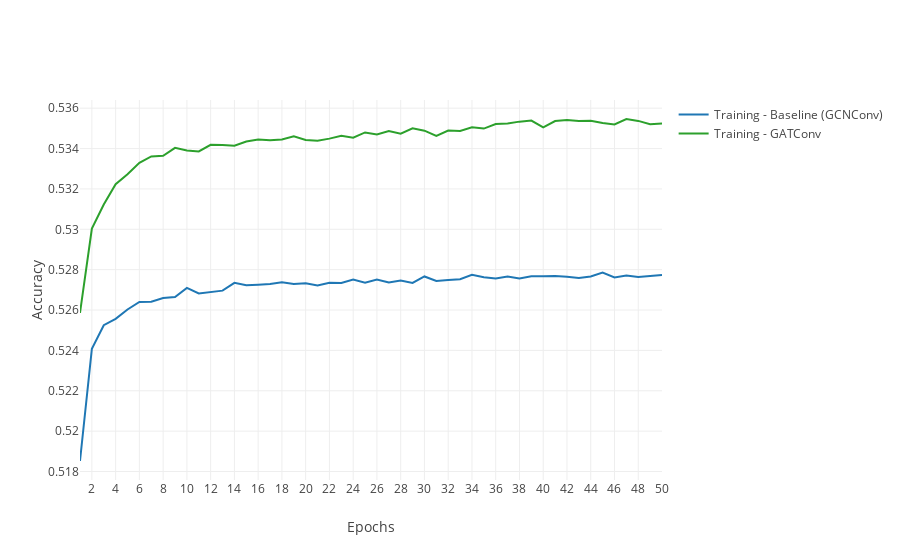

The notebook cell this image was saved under:
### Markdown cell above
### Random

### Code cell
data_1_0 = pd.read_csv('../images/model_1_0_accuracy.csv')
data_1_1 = pd.read_csv('../images/model_1_1_accuracy.csv')

epochs = data_1_0['epoch']
training_accuracy_1_0 = data_1_0['training_accuracy']
validation_accuracy_1_0 = data_1_0['validation_accuracy']

training_accuracy_1_1 = data_1_1['training_accuracy']
validation_accuracy_1_1 = data_1_1['validation_accuracy']

fig = go.Figure()
fig.add_trace(go.Scatter(
    x=epochs,
    y=training_accuracy_1_0,
    mode='lines',
    name='Training - Baseline (GCNConv)'))
fig.add_trace(go.Scatter(
    x=epochs,
    y=training_accuracy_1_1,
    mode='lines',
    name='Training - GATConv',
    line=dict(color='#2CA02C')))
fig.update_layout(
    template='none',
    xaxis_title='Epochs',
    yaxis_title="Accuracy")
fig.update_xaxes(tick0=0, dtick=2)
# fig.update_yaxes(range=[0.5,1])
fig.show()
fig.write_image(f'../images/model_1_0_vs_1_1_training_accuracy.png', scale=5)
# pd.DataFrame({'epoch': epochs, 'training_accuracy':training_accuracy, 'validation_accuracy':validation_accuracy}).to_csv('../images/model_1_0_accuracy_v2.csv', index=False)

### Figure 1 — Plotly figure (JSON) as saved in the notebook; plotly's stock layout.template omitted (floating-point values rounded to 4 significant figures)
{"data": [{"mode": "lines", "name": "Training - Baseline (GCNConv)", "type": "scatter", "x": [1, 2, 3, 4, 5, 6, 7, 8, 9, 10, 11, 12, 13, 14, 15, 16, 17, 18, 19, 20, 21, 22, 23, 24, 25, 26, 27, 28, 29, 30, 31, 32, 33, 34, 35, 36, 37, 38, 39, 40, 41, 42, 43, 44, 45, 46, 47, 48, 49, 50], "y": [0.5185, 0.5241, 0.5252, 0.5256, 0.526, 0.5264, 0.5264, 0.5266, 0.5266, 0.5271, 0.5268, 0.5269, 0.527, 0.5273, 0.5272, 0.5273, 0.5273, 0.5274, 0.5273, 0.5273, 0.5272, 0.5274, 0.5273, 0.5275, 0.5274, 0.5275, 0.5274, 0.5275, 0.5273, 0.5277, 0.5274, 0.5275, 0.5275, 0.5277, 0.5276, 0.5276, 0.5277, 0.5276, 0.5277, 0.5277, 0.5277, 0.5276, 0.5276, 0.5277, 0.5279, 0.5276, 0.5277, 0.5276, 0.5277, 0.5277]}, {"line": {"color": "#2CA02C"}, "mode": "lines", "name": "Training - GATConv", "type": "scatter", "x": [1, 2, 3, 4, 5, 6, 7, 8, 9, 10, 11, 12, 13, 14, 15, 16, 17, 18, 19, 20, 21, 22, 23, 24, 25, 26, 27, 28, 29, 30, 31, 32, 33, 34, 35, 36, 37, 38, 39, 40, 41, 42, 43, 44, 45, 46, 47, 48, 49, 50], "y": [0.5259, 0.53, 0.5312, 0.5322, 0.5327, 0.5333, 0.5336, 0.5336, 0.534, 0.5339, 0.5339, 0.5342, 0.5342, 0.5341, 0.5344, 0.5344, 0.5344, 0.5345, 0.5346, 0.5344, 0.5344, 0.5345, 0.5346, 0.5345, 0.5348, 0.5347, 0.5349, 0.5347, 0.535, 0.5349, 0.5346, 0.5349, 0.5349, 0.5351, 0.535, 0.5352, 0.5352, 0.5353, 0.5354, 0.535, 0.5354, 0.5354, 0.5354, 0.5354, 0.5353, 0.5352, 0.5355, 0.5354, 0.5352, 0.5352]}], "layout": {"xaxis": {"dtick": 2, "tick0": 0, "title": {"text": "Epochs"}}, "yaxis": {"title": {"text": "Accuracy"}}}}
